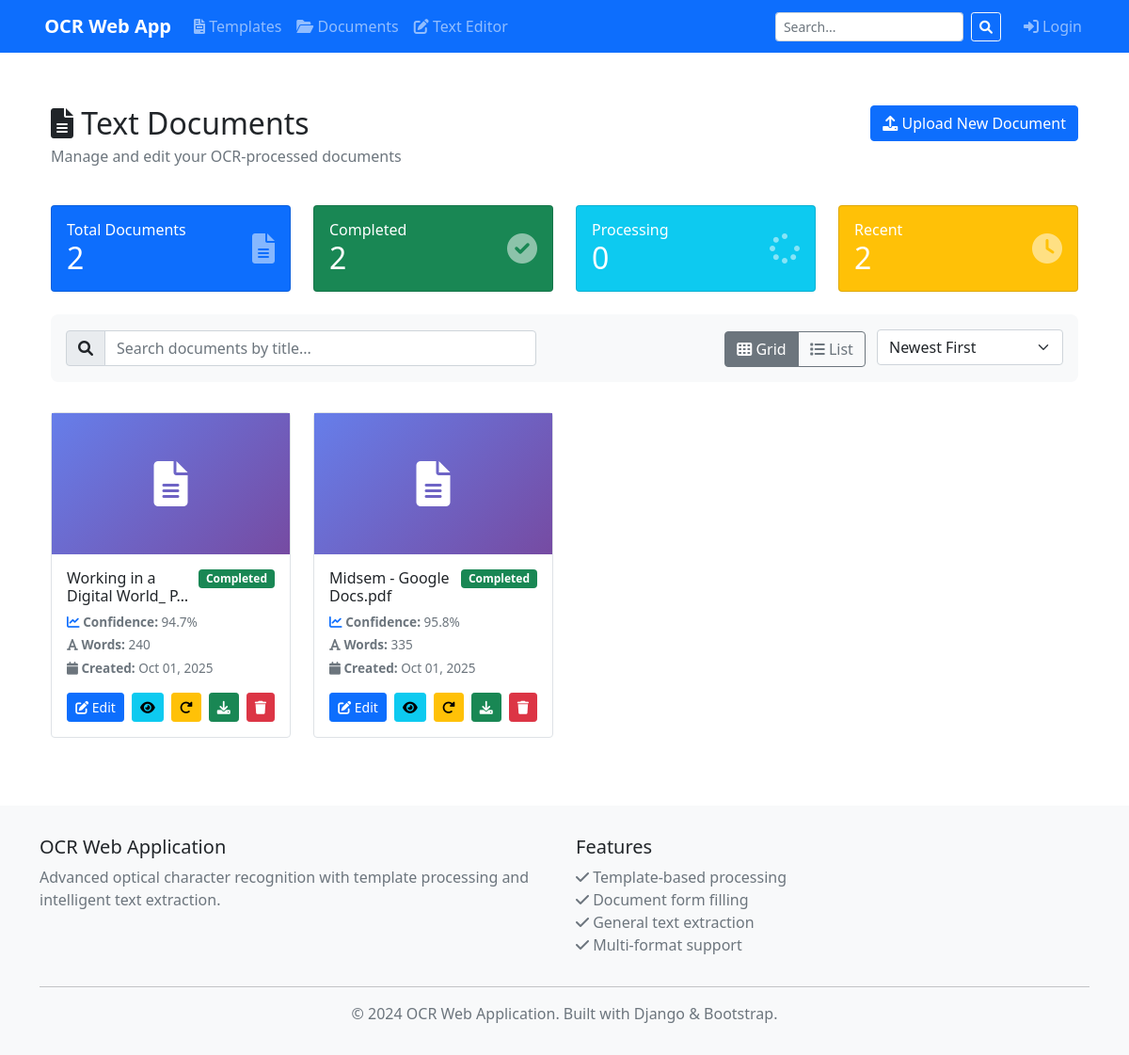
Page /editor/list/ on the committed database.
### editor/models.py (models this page shows, shortened)
class TextDocument(models.Model):
    PROCESSING_STATUS_CHOICES = [
        ('pending', 'Pending'),
        ('processing', 'Processing'),
        ('completed', 'Completed'),
        ('failed', 'Failed'),
    ]
    title = models.CharField(max_length=200)
    original_file = models.FileField(upload_to='uploads/editor/', blank=True, null=True)
    extracted_text = models.TextField(blank=True)
    confidence_score = models.FloatField(default=0.0)
    processing_status = models.CharField(
        max_length=20,
        choices=PROCESSING_STATUS_CHOICES,
        default='pending'
    )
    created_at = models.DateTimeField(default=timezone.now)
    updated_at = models.DateTimeField(auto_now=True)
    class Meta:
        ordering = ['-created_at']
        verbose_name = 'Text Document'
        verbose_name_plural = 'Text Documents'
    @property
    def word_count(self):
        return len(self.extracted_text.split()) if self.extracted_text else 0

### editor/views.py (the view)
# urls.py: path('list/', views.text_document_list, name='text_document_list'),
def text_document_list(request):
    documents = TextDocument.objects.order_by('-created_at')
    context = {
        'documents': documents,
    }
    return render(request, 'editor/document_list.html', context)

### templates/editor/document_list.html (shortened to what this page needs)
{% extends 'base/base.html' %}
{% load static %}
{% block content %}
<div class="container-fluid py-4">
    <div class="row mb-4">
        <div class="col-md-8">
            <h2 class="mb-1">
                <i class="fas fa-file-alt"></i> Text Documents
            </h2>
            <p class="text-muted">Manage and edit your OCR-processed documents</p>
        </div>
        <div class="col-md-4 text-end">
            <a href="{% url 'editor:upload_text_document' %}" class="btn btn-primary">
                <i class="fas fa-upload"></i> Upload New Document
            </a>
        </div>
    </div>
    <div class="row mb-4">
        <div class="col-md-3">
            <div class="card bg-primary text-white">
                <div class="card-body">
                    <div class="d-flex justify-content-between align-items-center">
                        <div>
                            <h6 class="mb-0">Total Documents</h6>
                            <h2 class="mb-0">{{ documents.count }}</h2>
                        </div>
                        <i class="fas fa-file-alt fa-2x opacity-50"></i>
                    </div>
                </div>
            </div>
        </div>
        <div class="col-md-3">
            <div class="card bg-success text-white">
                <div class="card-body">
                    <div class="d-flex justify-content-between align-items-center">
                        <div>
                            <h6 class="mb-0">Completed</h6>
                            <h2 class="mb-0">{{ documents|length }}</h2>
                        </div>
                        <i class="fas fa-check-circle fa-2x opacity-50"></i>
                    </div>
                </div>
            </div>
        </div>
        <div class="col-md-3">
            <div class="card bg-info text-white">
                <div class="card-body">
                    <div class="d-flex justify-content-between align-items-center">
                        <div>
                            <h6 class="mb-0">Processing</h6>
                            <h2 class="mb-0">0</h2>
                        </div>
                        <i class="fas fa-spinner fa-2x opacity-50"></i>
                    </div>
                </div>
            </div>
        </div>
        <div class="col-md-3">
            <div class="card bg-warning text-white">
                <div class="card-body">
                    <div class="d-flex justify-content-between align-items-center">
                        <div>
                            <h6 class="mb-0">Recent</h6>
                            <h2 class="mb-0">{{ documents|slice:":7"|length }}</h2>
                        </div>
                        <i class="fas fa-clock fa-2x opacity-50"></i>
                    </div>
                </div>
            </div>
        </div>
    </div>
    <div class="filter-section">
        <div class="row align-items-center">
            <div class="col-md-6">
                <div class="input-group search-box">
                    <span class="input-group-text">
                        <i class="fas fa-search"></i>
                    </span>
                    <input type="text" class="form-control" id="searchInput"
                           placeholder="Search documents by title...">
                </div>
            </div>
            <div class="col-md-6 text-end">
                <div class="btn-group" role="group">
                    <button type="button" class="btn btn-outline-secondary active" data-view="grid">
                        <i class="fas fa-th"></i> Grid
                    </button>
                    <button type="button" class="btn btn-outline-secondary" data-view="list">
                        <i class="fas fa-list"></i> List
                    </button>
                </div>
                <select class="form-select d-inline-block w-auto ms-2" id="sortSelect">
                    <option value="date-desc">Newest First</option>
                </select>
            </div>
        </div>
    </div>
    {% if documents %}
    <div class="row g-4" id="documentsContainer">
        {% for document in documents %}
        <div class="col-md-4 col-lg-3 document-item"
             data-title="{{ document.title|lower }}"
             data-date="{{ document.created_at|date:'Y-m-d' }}"
             data-confidence="{{ document.confidence_score }}">
            <div class="card document-card">
                <div class="document-thumbnail">
                    <i class="fas fa-file-alt"></i>
                </div>
                <div class="card-body">
                    <div class="d-flex justify-content-between align-items-start mb-2">
                        <h5 class="card-title mb-0" style="font-size: 1rem;">
                            {{ document.title|truncatechars:30 }}
                        </h5>
                        <span class="badge
                            {% if document.processing_status == 'completed' %}bg-success
                            {% elif document.processing_status == 'processing' %}bg-info
                            {% elif document.processing_status == 'failed' %}bg-danger
                            {% else %}bg-secondary{% endif %} status-badge">
                            {{ document.get_processing_status_display }}
                        </span>
                    </div>
                    <div class="document-stats mb-3">
                        <div class="mb-1">
                            <i class="fas fa-chart-line text-primary"></i>
                            <strong>Confidence:</strong> {{ document.confidence_score|floatformat:1 }}%
                        </div>
                        <div class="mb-1">
                            <i class="fas fa-font"></i>
                            <strong>Words:</strong> {{ document.word_count }}
                        </div>
                        <div class="mb-1">
                            <i class="fas fa-calendar"></i>
                            <strong>Created:</strong> {{ document.created_at|date:"M d, Y" }}
                        </div>
                    </div>
                    <div class="document-actions">
                        <a href="{% url 'editor:edit_text_document' document.id %}"
                           class="btn btn-sm btn-primary flex-fill">
                            <i class="fas fa-edit"></i> Edit
                        </a>
                        <button type="button" class="btn btn-sm btn-info"
                                onclick="previewDocument({{ document.id }})">
                            <i class="fas fa-eye"></i>
                        </button>
                        <a href="{% url 'editor:reprocess_text_document' document.id %}"
                           class="btn btn-sm btn-warning"
                           title="Reprocess with OCR">
                            <i class="fas fa-redo-alt"></i>
                        </a>
                        <a href="{% url 'editor:export_text_document' document.id %}"
                           class="btn btn-sm btn-success">
                            <i class="fas fa-download"></i>
                        </a>
                        <button type="button" class="btn btn-sm btn-danger"
                                onclick="confirmDelete({{ document.id }}, '{{ document.title|escapejs }}')">
                            <i class="fas fa-trash"></i>
                        </button>
                    </div>
                </div>
            </div>
        </div>
        {% endfor %}
    </div>
    {% endif %}
</div>
{% endblock %}

### templates/editor/document_list.html (style rules this page uses)
.document-card { transition: transform 0.2s, box-shadow 0.2s; border: 1px solid #dee2e6; height: 100%; }
.document-thumbnail { height: 150px; background: linear-gradient(135deg, #667eea 0%, #764ba2 100%); display: flex; align-items: center; justify-content: center; color: white; font-size: 3rem; }
.status-badge { font-size: 0.75rem; padding: 0.25rem 0.5rem; }
.document-stats { font-size: 0.85rem; color: #6c757d; }
.document-actions { display: flex; gap: 0.5rem; flex-wrap: wrap; }
.filter-section { background: #f8f9fa; padding: 1rem; border-radius: 0.5rem; margin-bottom: 2rem; }
.search-box { max-width: 500px; }

### rows in the picture
TextDocument: title "Working in a Digital World_ P…", processing_status "Completed", confidence_score "94.7", word_count "240", created_at "Oct 01, 2025"
TextDocument: title "Midsem - Google Docs.pdf", processing_status "Completed", confidence_score "95.8", word_count "335", created_at "Oct 01, 2025"

### other values in the picture
{{ documents.count }} "2"
{{ documents|length }} "2"
{{ documents|slice:":7"|length }} "2"
